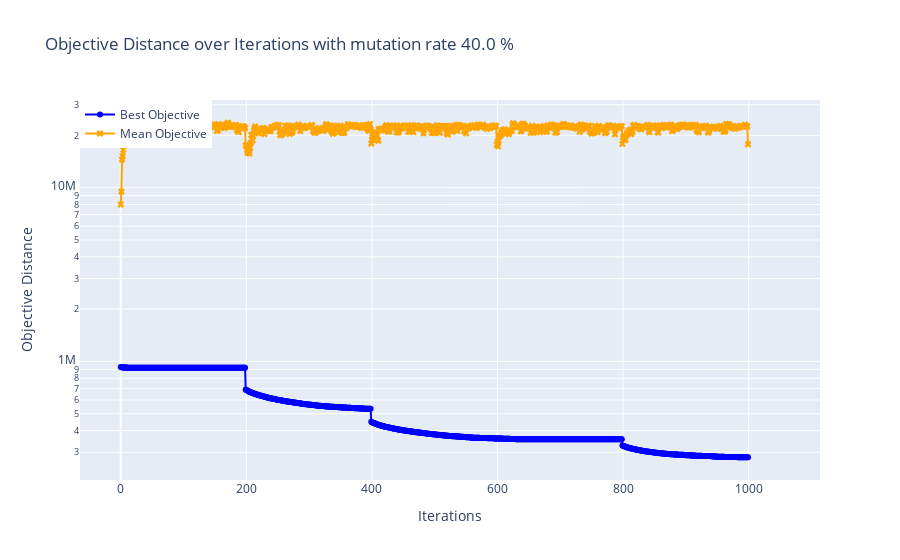
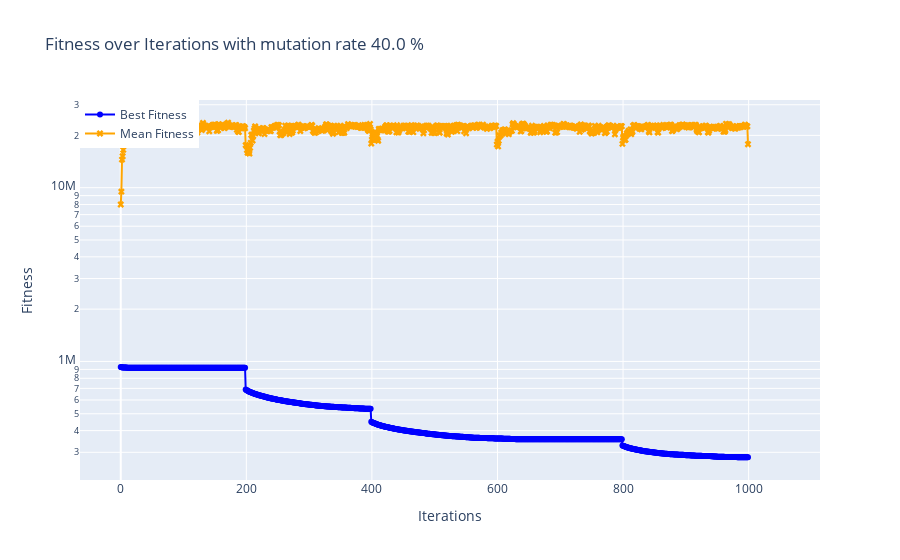
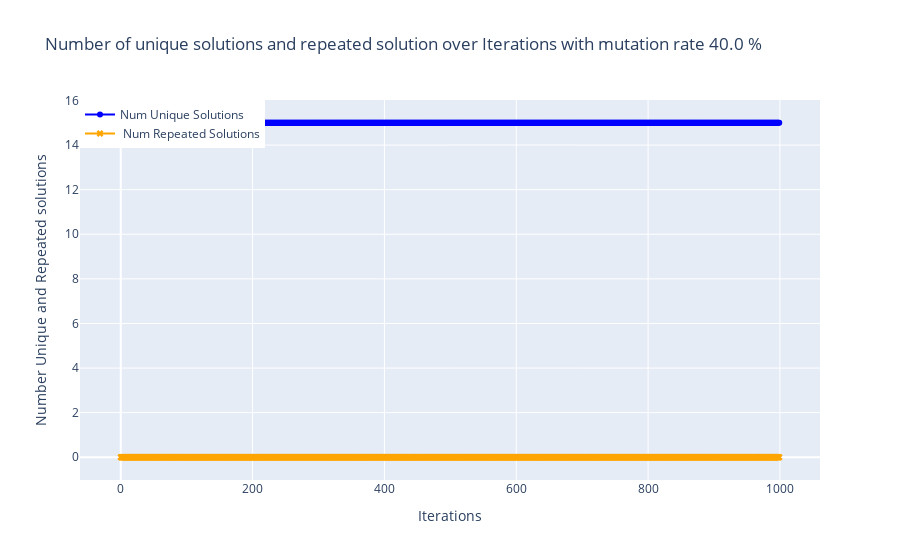
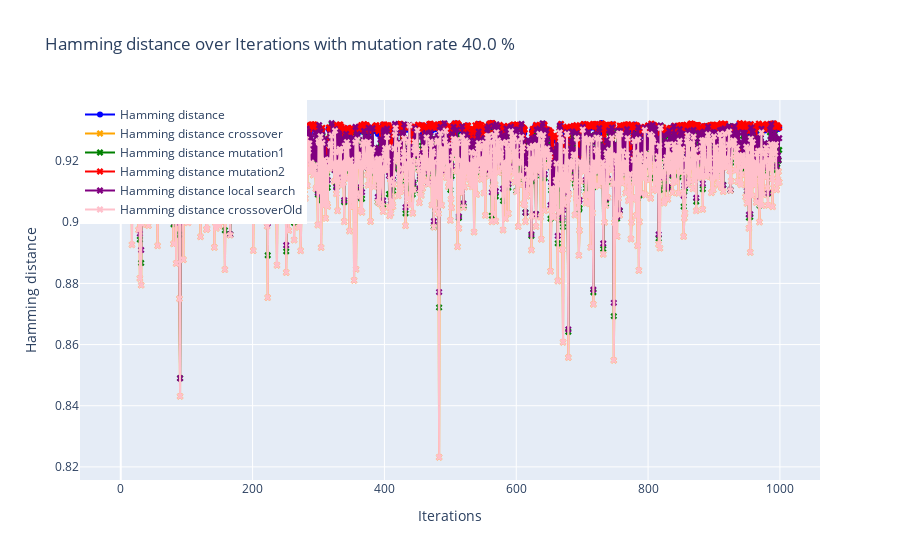

The notebook cell these images were saved under, in order:
### Code cell
def main():
    # Create an instance of the r0818807 class
    c = r0818807()

    # Define the filename for the dataset
    filename = 'tour1000.csv'

    # Run the optimization with local search enabled
    c.run(filename=filename, generateDataSets=False, clusters=True, local_search=True)
if __name__ == "__main__":
    main()

### Figure 1 — Plotly figure (JSON) as saved in the notebook; plotly's stock layout.template omitted (floating-point values rounded to 4 significant figures; data arrays with more than 128 entries replaced by an {"elided": "..."} marker saying what was removed)
{"data": [{"line": {"color": "blue"}, "marker": {"symbol": "circle"}, "mode": "lines+markers", "name": "Best Objective", "type": "scatter", "x": {"elided": "1000 int values"}, "y": {"elided": "1000 float values"}}, {"line": {"color": "orange"}, "marker": {"symbol": "x"}, "mode": "lines+markers", "name": "Mean Objective", "type": "scatter", "x": {"elided": "1000 int values"}, "y": {"elided": "1000 float values"}}], "layout": {"annotations": [{"arrowhead": 1, "ax": -10, "ay": -40, "bgcolor": "white", "bordercolor": "black", "showarrow": true, "text": "Best: 280997.2393901769<br>Mean: 17775463.478350647", "x": 999, "y": 281000.0}], "hovermode": "x", "legend": {"x": 0, "y": 1}, "title": {"text": "Objective Distance over Iterations with mutation rate 40.0 %"}, "xaxis": {"title": {"text": "Iterations"}}, "yaxis": {"autorange": true, "title": {"text": "Objective Distance"}, "type": "log"}}}

### Figure 2 — Plotly figure (JSON) as saved in the notebook; plotly's stock layout.template omitted (floating-point values rounded to 4 significant figures; data arrays with more than 128 entries replaced by an {"elided": "..."} marker saying what was removed)
{"data": [{"line": {"color": "blue"}, "marker": {"symbol": "circle"}, "mode": "lines+markers", "name": "Best Fitness", "type": "scatter", "x": {"elided": "1000 int values"}, "y": {"elided": "1000 float values"}}, {"line": {"color": "orange"}, "marker": {"symbol": "x"}, "mode": "lines+markers", "name": "Mean Fitness", "type": "scatter", "x": {"elided": "1000 int values"}, "y": {"elided": "1000 float values"}}], "layout": {"annotations": [{"arrowhead": 1, "ax": -10, "ay": -40, "bgcolor": "white", "bordercolor": "black", "showarrow": true, "text": "Best: 280997.2393901769<br>Mean: 17775463.478350647", "x": 999, "y": 281000.0}], "hovermode": "x", "legend": {"x": 0, "y": 1}, "title": {"text": "Fitness over Iterations with mutation rate 40.0 %"}, "xaxis": {"title": {"text": "Iterations"}}, "yaxis": {"autorange": true, "title": {"text": "Fitness"}, "type": "log"}}}

### Figure 3 — Plotly figure (JSON) as saved in the notebook; plotly's stock layout.template omitted (floating-point values rounded to 4 significant figures; data arrays with more than 128 entries replaced by an {"elided": "..."} marker saying what was removed)
{"data": [{"line": {"color": "blue"}, "marker": {"symbol": "circle"}, "mode": "lines+markers", "name": "Num Unique Solutions", "type": "scatter", "x": {"elided": "1000 int values"}, "y": {"elided": "1000 int values"}}, {"line": {"color": "orange"}, "marker": {"symbol": "x"}, "mode": "lines+markers", "name": " Num Repeated Solutions", "type": "scatter", "x": {"elided": "1000 int values"}, "y": {"elided": "1000 int values"}}], "layout": {"hovermode": "x", "legend": {"x": 0, "y": 1}, "title": {"text": "Number of unique solutions and repeated solution over Iterations with mutation rate 40.0 %"}, "xaxis": {"title": {"text": "Iterations"}}, "yaxis": {"title": {"text": "Number Unique and Repeated solutions"}}}}

### Figure 4 — Plotly figure (JSON) as saved in the notebook; plotly's stock layout.template omitted (floating-point values rounded to 4 significant figures; data arrays with more than 128 entries replaced by an {"elided": "..."} marker saying what was removed)
{"data": [{"line": {"color": "blue"}, "marker": {"symbol": "circle"}, "mode": "lines+markers", "name": "Hamming distance", "type": "scatter", "x": {"elided": "1000 int values"}, "y": {"elided": "1000 float values"}}, {"line": {"color": "orange"}, "marker": {"symbol": "x"}, "mode": "lines+markers", "name": "Hamming distance crossover", "type": "scatter", "x": {"elided": "1000 int values"}, "y": {"elided": "1000 float values"}}, {"line": {"color": "green"}, "marker": {"symbol": "x"}, "mode": "lines+markers", "name": "Hamming distance mutation1", "type": "scatter", "x": {"elided": "1000 int values"}, "y": {"elided": "1000 float values"}}, {"line": {"color": "red"}, "marker": {"symbol": "x"}, "mode": "lines+markers", "name": "Hamming distance mutation2", "type": "scatter", "x": {"elided": "1000 int values"}, "y": {"elided": "1000 float values"}}, {"line": {"color": "purple"}, "marker": {"symbol": "x"}, "mode": "lines+markers", "name": "Hamming distance local search", "type": "scatter", "x": {"elided": "1000 int values"}, "y": {"elided": "1000 float values"}}, {"line": {"color": "pink"}, "marker": {"symbol": "x"}, "mode": "lines+markers", "name": "Hamming distance crossoverOld", "type": "scatter", "x": {"elided": "1000 int values"}, "y": {"elided": "1000 float values"}}], "layout": {"hovermode": "x", "legend": {"x": 0, "y": 1}, "title": {"text": "Hamming distance over Iterations with mutation rate 40.0 %"}, "xaxis": {"title": {"text": "Iterations"}}, "yaxis": {"title": {"text": "Hamming distance"}}}}
